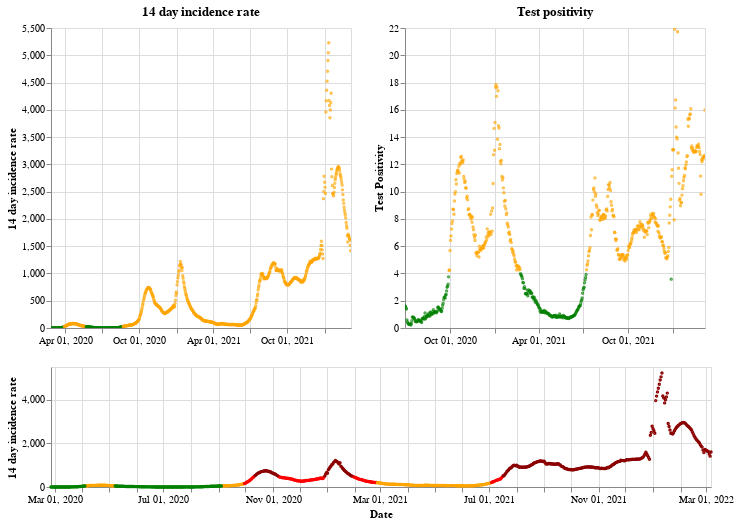

Here is the notebook cell this chart was saved with:
### Markdown cell above
## Northern Ireland

### Code cell
plot_traffic_light('Northern Ireland')

### Figure 1 — Vega-Lite specification as saved in the notebook (floating-point values rounded to 4 significant figures; data arrays with more than 128 entries replaced by an {"elided": "..."} marker saying what was removed)
{"config": {"view": {"continuousWidth": 400, "continuousHeight": 300}}, "vconcat": [{"hconcat": [{"mark": {"type": "point", "size": 2}, "encoding": {"color": {"condition": {"value": "green", "test": "(datum.twoWeeklyCasesRate <= 25)"}, "value": "orange"}, "tooltip": [{"type": "nominal", "field": "areaName"}, {"type": "temporal", "field": "date"}, {"type": "quantitative", "field": "twoWeeklyCasesRate"}, {"type": "quantitative", "field": "testPositivity"}], "x": {"type": "temporal", "axis": {"title": ""}, "field": "date", "scale": {"domain": {"selection": "DateBrush"}}, "timeUnit": "yearmonthdate"}, "y": {"type": "quantitative", "axis": {"title": "14 day incidence rate"}, "field": "twoWeeklyCasesRate"}}, "title": "14 day incidence rate", "width": 300}, {"mark": {"type": "point", "size": 2}, "encoding": {"color": {"condition": {"value": "green", "test": "(datum.testPositivity <= 4)"}, "value": "orange"}, "tooltip": [{"type": "nominal", "field": "areaName"}, {"type": "temporal", "field": "date"}, {"type": "quantitative", "field": "twoWeeklyCasesRate"}, {"type": "quantitative", "field": "testPositivity"}], "x": {"type": "temporal", "axis": {"title": ""}, "field": "date", "scale": {"domain": {"selection": "DateBrush"}}, "timeUnit": "yearmonthdate"}, "y": {"type": "quantitative", "axis": {"title": "Test Positivity"}, "field": "testPositivity"}}, "title": "Test positivity", "width": 300}]}, {"layer": [{"mark": {"type": "point", "size": 2}, "encoding": {"color": {"condition": {"value": "orange", "test": "(((datum.testPositivity < 4) && (datum.twoWeeklyCasesRate >= 50)) && (datum.twoWeeklyCasesRate < 200))"}, "value": "red"}, "opacity": {"condition": {"value": 1, "test": "((datum.twoWeeklyCasesRate >= 50) && (datum.twoWeeklyCasesRate < 500))"}, "value": 0}, "tooltip": [{"type": "nominal", "field": "areaName"}, {"type": "temporal", "field": "date"}, {"type": "quantitative", "field": "twoWeeklyCasesRate"}, {"type": "quantitative", "field": "testPositivity"}], "x": {"type": "temporal", "axis": {"title": "Date"}, "field": "date", "timeUnit": "yearmonthdate"}, "y": {"type": "quantitative", "axis": {"title": "14 day incidence rate"}, "field": "twoWeeklyCasesRate"}}, "selection": {"DateBrush": {"type": "interval", "encodings": ["x"], "fields": ["Time"]}}}, {"mark": {"type": "point", "size": 2}, "encoding": {"color": {"value": "darkred"}, "opacity": {"condition": {"value": 1, "test": "(datum.twoWeeklyCasesRate >= 500)"}, "value": 0}, "tooltip": [{"type": "nominal", "field": "areaName"}, {"type": "temporal", "field": "date"}, {"type": "quantitative", "field": "twoWeeklyCasesRate"}, {"type": "quantitative", "field": "testPositivity"}], "x": {"type": "temporal", "axis": {"title": "Date"}, "field": "date", "timeUnit": "yearmonthdate"}, "y": {"type": "quantitative", "axis": {"title": "14 day incidence rate"}, "field": "twoWeeklyCasesRate"}}}, {"mark": {"type": "point", "size": 2}, "encoding": {"color": {"condition": {"value": "green", "test": "((datum.testPositivity < 4) && (datum.twoWeeklyCasesRate < 50))"}, "value": "orange"}, "opacity": {"condition": {"value": 1, "test": "(datum.twoWeeklyCasesRate < 50)"}, "value": 0}, "tooltip": [{"type": "nominal", "field": "areaName"}, {"type": "temporal", "field": "date"}, {"type": "quantitative", "field": "twoWeeklyCasesRate"}, {"type": "quantitative", "field": "testPositivity"}], "x": {"type": "temporal", "axis": {"title": "Date"}, "field": "date", "timeUnit": "yearmonthdate"}, "y": {"type": "quantitative", "axis": {"title": "14 day incidence rate"}, "field": "twoWeeklyCasesRate"}}}], "height": 120, "width": 660}], "data": {"name": "data-05d57a06d24bce3f11b0ce45a1717a8b"}, "$schema": "https://vega.github.io/schema/vega-lite/v4.8.1.json", "datasets": {"data-05d57a06d24bce3f11b0ce45a1717a8b": {"elided": "741 records"}}}
